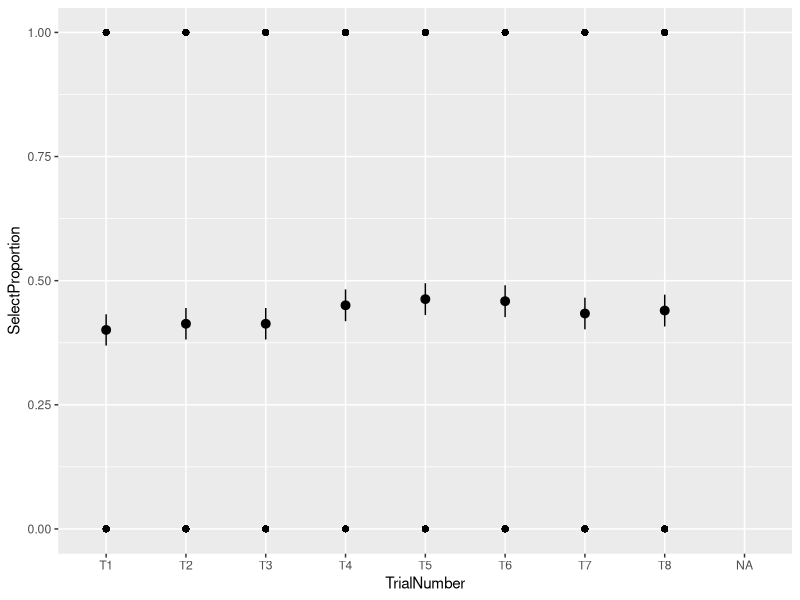
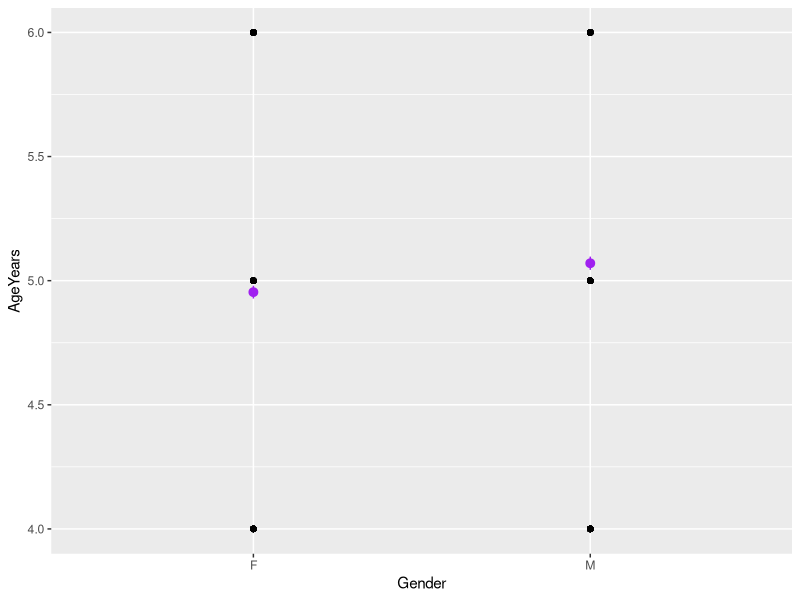

Here is the R script that generated these plots, in order:
## ---- chunk 1
library(tidyverse)
most_data <- read_csv("Most_tidy.csv")
## ---- chunk 2
most_data |> 
  ggplot(aes(x = TrialNumber, y = SelectProportion)) + 
  geom_point() + 
  stat_summary(geom = "pointrange", fun.data = "mean_se")
## ---- chunk 3
most_data |> 
ggplot(data=most_data, mapping=aes(y=AgeYears,x=Gender)) + 
  geom_point(alpha=0.5) + stat_summary(geom="pointrange",fun.data = "mean_se", color="purple")
